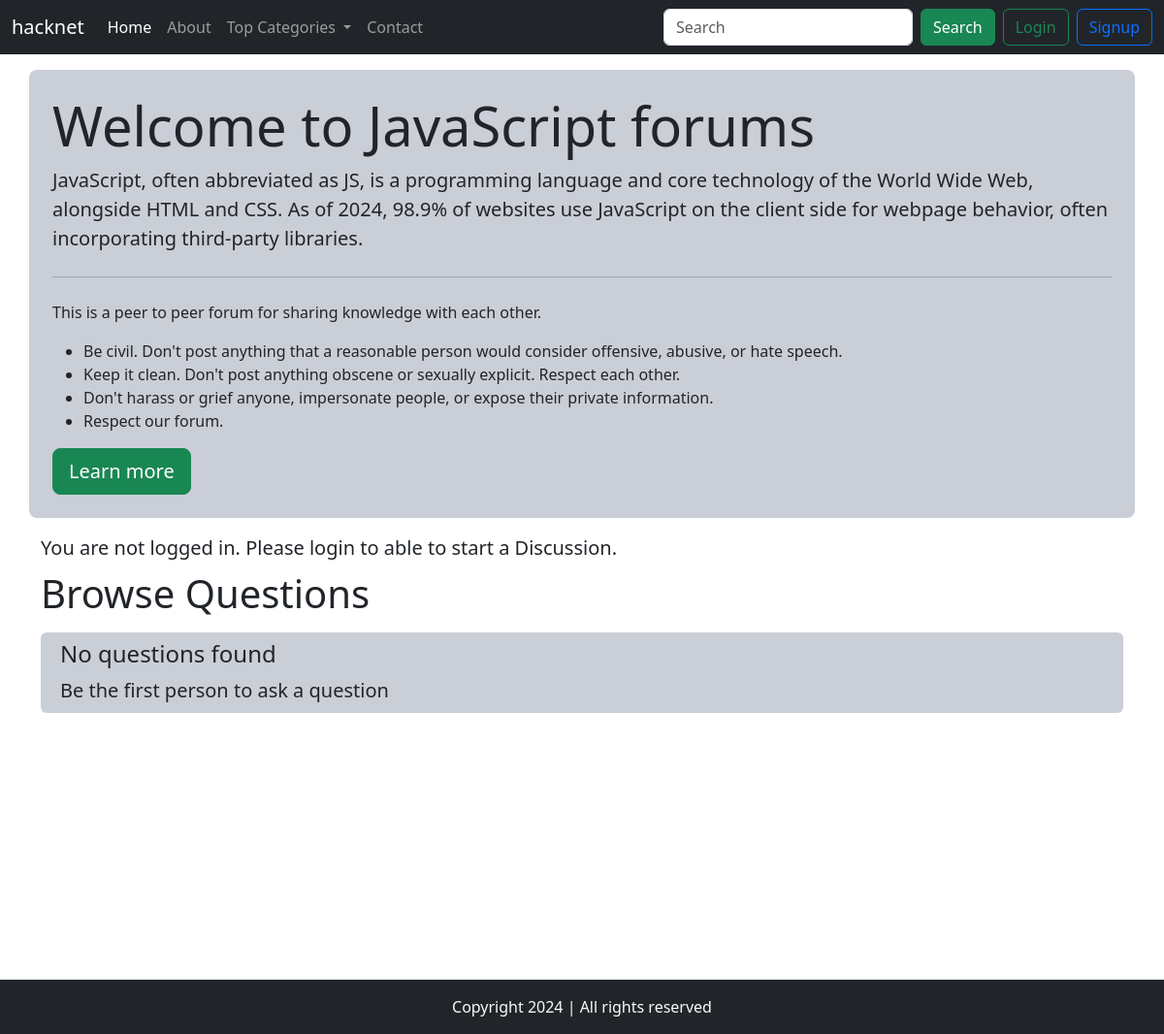
The app's page /threadlist.php?catid=2 with its own data.
### tables this page shows
CREATE TABLE `categories` (
  `category_id` int(8) NOT NULL,
  `category_name` varchar(255) NOT NULL,
  `category_description` varchar(1000) NOT NULL,
  `created` datetime NOT NULL DEFAULT current_timestamp()
);

### threadlist.php (the view, shortened to what this page needs)
<!doctype html>
<html lang="en">
<head>
    <link href="https://cdn.jsdelivr.net/npm/bootstrap@5.3.2/dist/css/bootstrap.min.css" rel="stylesheet"
>
</head>
<body>
    <?php include 'partials/_dbconnect.php'; ?>
    <?php include 'partials/_header.php'; ?>
    <?php
    $id = $_GET['catid'];
    $sql = "SELECT * FROM `categories` WHERE `category_id`='$id'";
    $result = mysqli_query($conn, $sql);
    while($row = mysqli_fetch_assoc($result)){
        $catname = $row['category_name'];
        $catdesc = $row['category_description'];
    }
    ?>
    <div class="container my-3 text-dark p-4 rounded-3 bg-light-gray">
        <div class="jumbotron">
            <h1 class="display-4">Welcome to <?php echo "$catname";?> forums</h1>
            <p class="lead"><?php
            echo "$catdesc";
            ?></p>
            <hr class="my-4">
            <p>This is a peer to peer forum for sharing knowledge with each other.</p>
            <ul>
                <li>Be civil. Don't post anything that a reasonable person would consider offensive, abusive, or hate
                    speech.</li>
                <li>Keep it clean. Don't post anything obscene or sexually explicit.
                    Respect each other.</li>
                <li>Don't harass or grief anyone, impersonate people, or expose their private information.</li>
                <li>Respect our forum.</li>
            </ul>
            <a href="#" class="btn btn-success btn-lg" role="button">Learn more</a>
        </div>
    </div>
    <?php
    if(isset($_SESSION['loggedin']) && $_SESSION['loggedin']==true){
    echo '<div class="container">
            <h1 class="py-2">Start a Discussion</h1>
            <form action="'.$_SERVER['REQUEST_URI'].'" method="post">
                <div class="mb-3">
                <label for="title" class="form-label">Problem title</label>
                <input type="text" class="form-control" name="title" id="title" aria-describedby="titleHelp">
            <div id="titleHelp" class="form-text">Keep your title as short and crisp as possible.</div>
            </div>
                <label for="description" class="my-1">Elaborate your problem</label>
            <div>
                <textarea class="form-control" id="description" name="description"
            style="height: 100px"></textarea>
            </div>
                <button type="submit" class="btn btn-primary my-2">Submit</button>
            </form>
    </div>';
    }
    else{
        echo '<div class="container lead">
        <p class="my-0">You are not logged in. Please login to able to start a Discussion.</p>
            </div>';
    }
    ?>
    <div class="container" id="ques">
        <h1 class="py-2">Browse Questions</h1>
        <table class="table table-striped">
            <tbody>
                <?php
            $noResult = true;
            if ($noResult){
                echo '<div class="bg-light-gray p-2 rounded">
                        <div class="container ">
                            <h4>No questions found</h4>
                            <p class="lead mb-0">Be the first person to ask a question</p>
                        </div>
                </div>';
            }
        ?>
            </tbody>
        </table>
    </div>
    <?php include 'partials/_footer.php'; ?>
</body>
</html>

### threadlist.php (style rules this page uses)
.bg-light-gray { background: rgb(82, 92, 122, 0.3); }
#ques { min-height: 430px; }

### records on screen
categories: category_name "JavaScript", category_description "JavaScript, often abbreviated as JS, is a programming language and core technology of the World Wide Web, alongside HTML and CSS. As of 2024, 98.9% of websites use JavaScript on the client side for webpage behavior, often incorporating third-party libraries."
